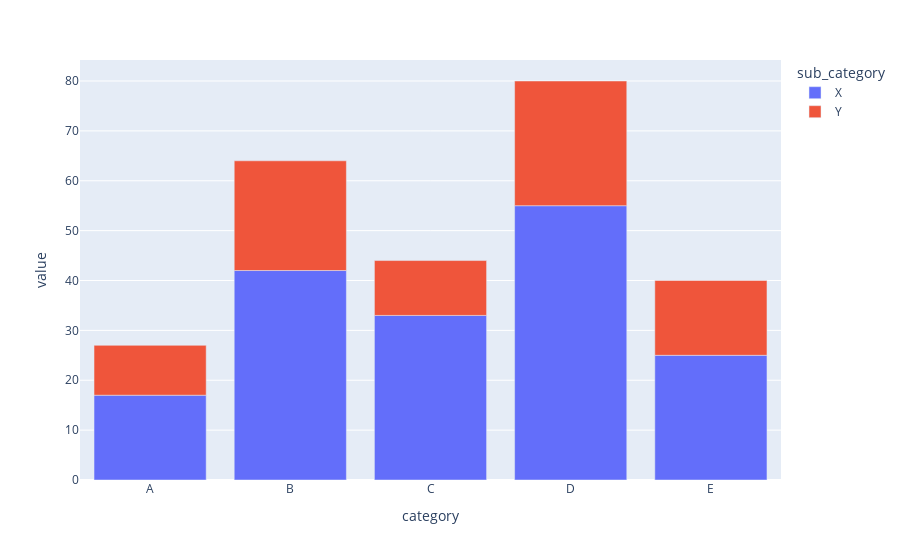

The notebook cell saved with this chart:
### Markdown cell above
## Stacked Barplot with plotly express

The chart is made using using the `bar()` function from the `plotly.express` module.

We just have to pass the `df` object, and specify **which column** we want to plot. In this case it's the `category` and the `value` (defined above).

Then we just need to specify the `color` argument with the `sub_category` column so that **colors map** this column.

### Code cell
import plotly.express as px
fig = px.bar(
   df,
   x='category',
   y='value',
   color='sub_category'
)
fig.show()

### Figure 1 — Plotly figure (JSON) as saved in the notebook; plotly's stock layout.template omitted (floating-point values rounded to 4 significant figures)
{"data": [{"alignmentgroup": "True", "hovertemplate": "sub_category=X<br>category=%{x}<br>value=%{y}<extra></extra>", "legendgroup": "X", "marker": {"color": "#636efa", "pattern": {"shape": ""}}, "name": "X", "offsetgroup": "X", "orientation": "v", "showlegend": true, "textposition": "auto", "type": "bar", "x": ["A", "B", "C", "D", "E"], "xaxis": "x", "y": [17, 42, 33, 55, 25], "yaxis": "y"}, {"alignmentgroup": "True", "hovertemplate": "sub_category=Y<br>category=%{x}<br>value=%{y}<extra></extra>", "legendgroup": "Y", "marker": {"color": "#EF553B", "pattern": {"shape": ""}}, "name": "Y", "offsetgroup": "Y", "orientation": "v", "showlegend": true, "textposition": "auto", "type": "bar", "x": ["A", "B", "C", "D", "E"], "xaxis": "x", "y": [10, 22, 11, 25, 15], "yaxis": "y"}], "layout": {"barmode": "relative", "legend": {"title": {"text": "sub_category"}, "tracegroupgap": 0}, "margin": {"t": 60}, "xaxis": {"anchor": "y", "domain": [0, 1], "title": {"text": "category"}}, "yaxis": {"anchor": "x", "domain": [0, 1], "title": {"text": "value"}}}}
